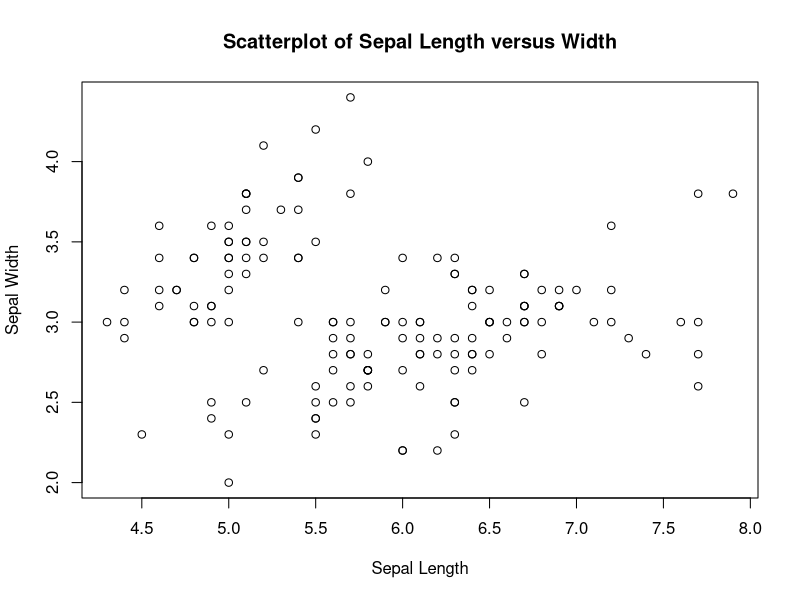
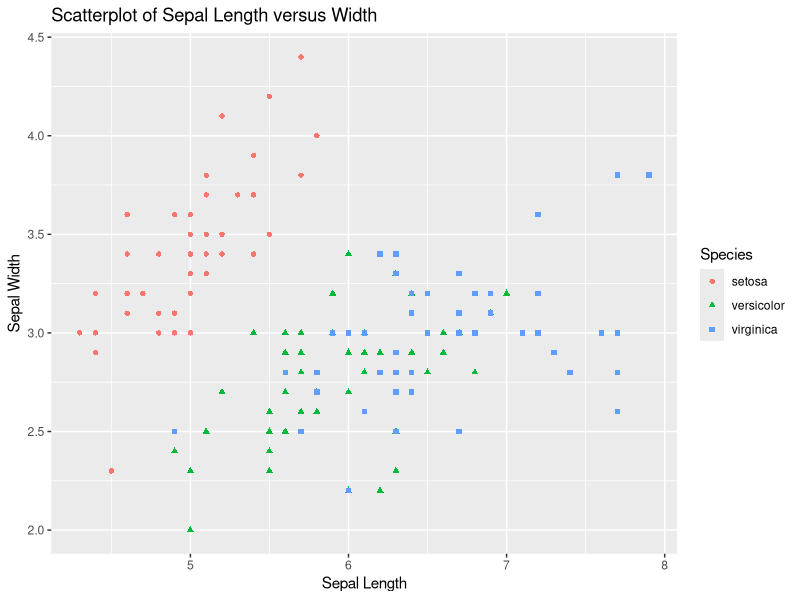
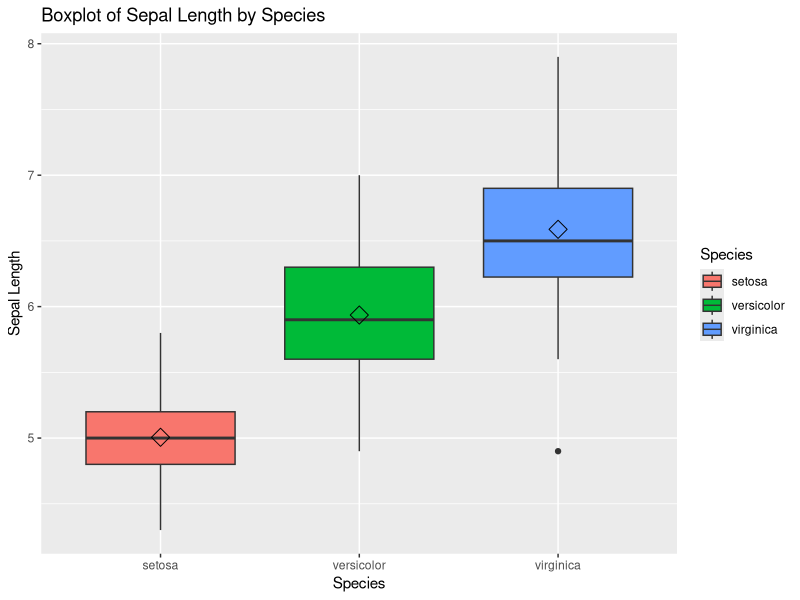
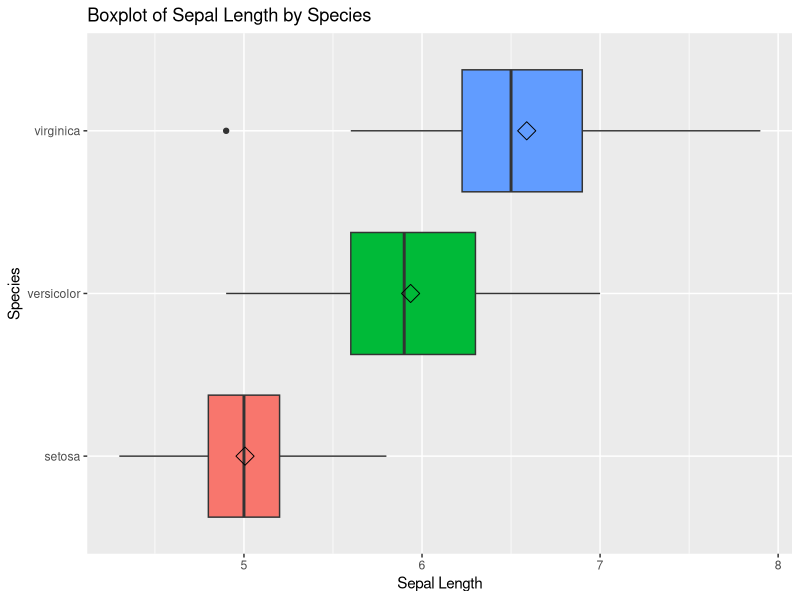
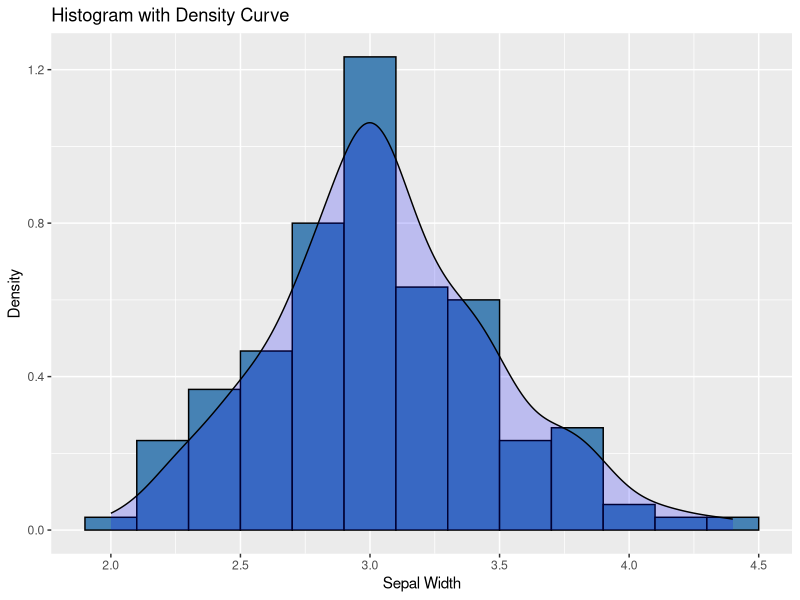
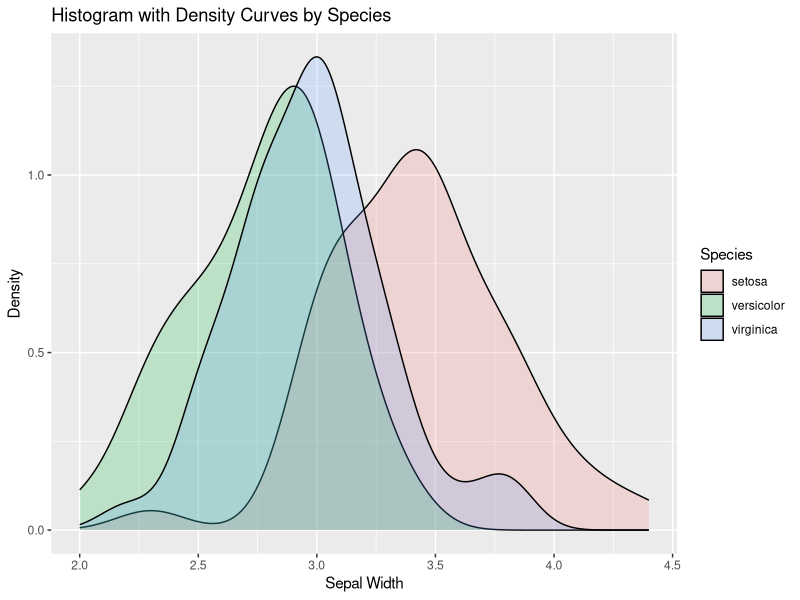
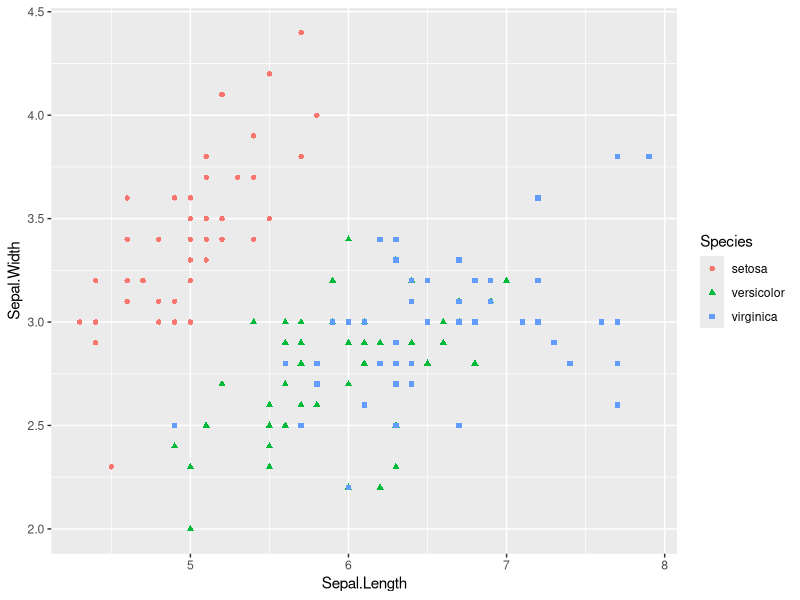
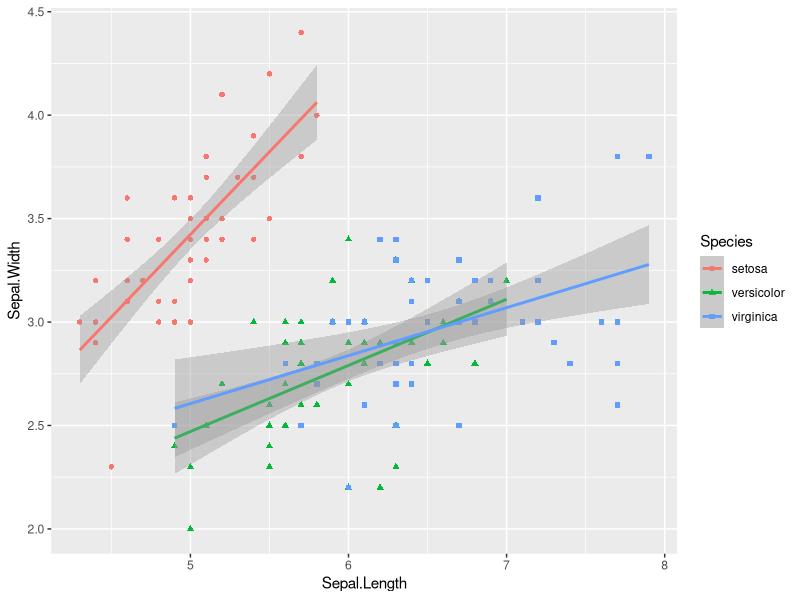

These charts were generated, in order, by the following R code:
## ---- chunk 1
library(knitr)
opts_chunk$set(tidy.opts=list(width.cutoff=48),tidy=TRUE)
## ---- chunk 2
head(iris) # lists the first six rows of data
names(iris) # lists the column names of the dataset
class(iris)
class(iris$Sepal.Length)
summary(iris)
# simple plot without ggplot
?plot # this is a base plotting function, included in the 'graphics' package
args(plot) # the args function will display the argument names and default values for a function
plot(x=iris$Sepal.Length,y=iris$Sepal.Width,xlab="Sepal Length",ylab="Sepal Width",main="Scatterplot of Sepal Length versus Width")

library(ggplot2)
# ggplot allows automatically adding complex aesthetics
# you can also assign stages of the plot to a variable (object) and build up very powerful plots in stages using geom's
myPlot <- ggplot(data=iris,aes(x=Sepal.Length,y=Sepal.Width))
myPlot + geom_point(aes(color=Species,shape=Species)) + xlab("Sepal Length") + ylab("Sepal Width") + ggtitle("Scatterplot of Sepal Length versus Width")
# there are a large number of ggplot functions and geoms - see the link on the course website
# a really nice feature is the adding of statistics
boxPlot <- ggplot(data=iris,aes(x=Species,y=Sepal.Length))
boxPlot + geom_boxplot(aes(fill=Species)) + ylab("Sepal Length") + ggtitle("Boxplot of Sepal Length by Species") + stat_summary(fun=mean,geom="point", shape=5,size=4)
# you have total control - remove the legend and flip it sideways
boxPlot + geom_boxplot(aes(fill=Species)) + ylab("Sepal Length") + ggtitle("Boxplot of Sepal Length by Species") + stat_summary(fun=mean,geom="point", shape=5,size=4) + guides(fill=FALSE) + coord_flip()
# ggplot is the source of a lot of really cool graphics you see in research papers - it's worth getting to know it well!
#?ggplot2::geom_boxplot # provides a description of the function, along with a list of arguments to be provided
## ---- chunk 3
# density curve example
myDensityPlot <- ggplot(data=iris,aes(x=Sepal.Width)) + geom_histogram(binwidth=0.2,color="black",fill="steelblue",aes(y=..density..)) + geom_density(stat="density",alpha=I(0.2),fill="blue") + xlab("Sepal Width") + ylab("Density") + ggtitle("Histogram with Density Curve")
myDensityPlot
# or... lets do each species seperately
ggplot(data=iris,aes(x=Sepal.Width,fill=Species)) + geom_density(stat="density",alpha=I(0.2)) + xlab("Sepal Width") + ylab("Density") + ggtitle("Histogram with Density Curves by Species")
# simple smoothers
x <- ggplot(data=iris,aes(x=Sepal.Length,y=Sepal.Width,color=Species)) + geom_point(aes(shape=Species))
x
x + geom_smooth(method="lm") # linear model
x + geom_smooth(method="loess") # local polynomial regression
# faceting
ggplot(data=iris,aes(x=Sepal.Length,y=Sepal.Width,color=Species)) + geom_point(aes(shape=Species)) + geom_smooth(method="lm") + facet_grid(.~Species)
# again, you have control... flip it sideways
ggplot(data=iris,aes(x=Sepal.Length,y=Sepal.Width,color=Species)) + geom_point(aes(shape=Species)) + geom_smooth(method="lm") + facet_grid(Species~.)
